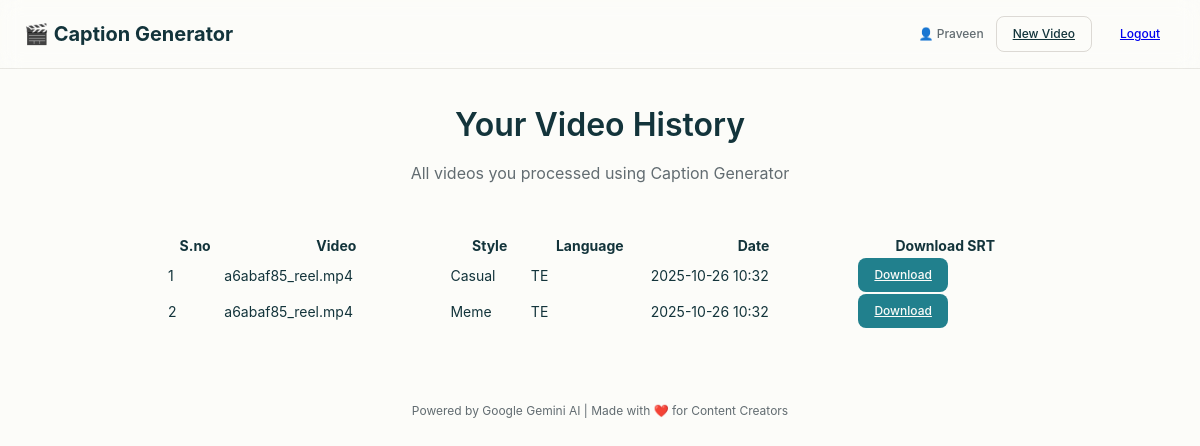
The app's page /history (signed in) with its own data.
### models.py (models this page shows, shortened)
class User(UserMixin, db.Model):
    __tablename__ = 'users'
    id = db.Column(db.Integer, primary_key=True)
    email = db.Column(db.String(120), unique=True, nullable=False, index=True)
    username = db.Column(db.String(80), unique=True, nullable=False)
    password_hash = db.Column(db.String(200), nullable=False)
    created_at = db.Column(db.DateTime, default=datetime.utcnow)
    is_premium = db.Column(db.Boolean, default=False)
    is_admin = db.Column(db.Boolean, default=False)
    videos = db.relationship('VideoProcessing', backref='user', lazy=True, cascade='all, delete-orphan')

class VideoProcessing(db.Model):
    __tablename__ = 'video_processing'
    id = db.Column(db.Integer, primary_key=True)
    user_id = db.Column(db.Integer, db.ForeignKey('users.id'), nullable=False)
    filename = db.Column(db.String(200), nullable=False)
    original_filename = db.Column(db.String(200), nullable=False)
    style = db.Column(db.String(50), nullable=False)
    language = db.Column(db.String(10), nullable=False)
    srt_filename = db.Column(db.String(200))
    processed_at = db.Column(db.DateTime, default=datetime.utcnow)
    duration = db.Column(db.Float)
    status = db.Column(db.String(20), default='completed')

### app.py (the view)
@app.route('/history')
@login_required
def history():
    videos = VideoProcessing.query.filter_by(user_id=current_user.id).order_by(VideoProcessing.processed_at.desc()).all()
    return render_template('history.html', videos=videos, user=current_user)

### app.py (called while the page is built)
@login_manager.user_loader
def load_user(user_id):
    return User.query.get(int(user_id))

### templates/history.html (shortened to what this page needs)
<!DOCTYPE html>
<html lang="en">
<head>
    <link rel="stylesheet" href="{{ url_for('static', filename='css/style.css') }}">
    <link rel="stylesheet" href="{{ url_for('static', filename='css/animations.css') }}">
</head>
<body>
    <nav class="navbar">
        <div class="navbar-container">
            <div class="navbar-brand">
                <h1>🎬 Caption Generator</h1>
            </div>
            <div class="navbar-menu">
                <div class="user-info">
                    <span class="user-name">👤 {{ user.username }}</span>
                    <a href="{{ url_for('index') }}" class="btn btn--sm btn--outline">New Video</a>
                    <a href="{{ url_for('auth.logout') }}" class="btn btn--sm btn--secondary">Logout</a>
                </div>
            </div>
        </div>
    </nav>
    <div class="container">
        <header class="header history-header fade-in">
            <h1>Your Video History</h1>
            <p class="subtitle">All videos you processed using Caption Generator</p>
        </header>
        {% if videos %}
            <table class="history-table fade-in">
                <thead>
                    <tr>
                        <th>S.no</th>
                        <th>Video</th>
                        <th>Style</th>
                        <th>Language</th>
                        <th>Date</th>
                        <th>Download SRT</th>
                    </tr>
                </thead>
                <tbody>
                    {% for video in videos %}
                    <tr>
                        <td>{{ loop.index }}</td>
                        <td>{{ video.original_filename }}</td>
                        <td>{{ video.style.title() }}</td>
                        <td>{{ video.language.upper() }}</td>
                        <td>{{ video.processed_at.strftime("%Y-%m-%d %H:%M") }}</td>
                        <td>
                            {% if video.srt_filename %}
                                <a href="{{ url_for('download_file', filename=video.srt_filename) }}" class="btn btn--sm btn--primary" download>
                                    Download
                                </a>
                            {% else %}
                                <span class="status status--error">Not available</span>
                            {% endif %}
                        </td>
                    </tr>
                    {% endfor %}
                </tbody>
            </table>
        {% endif %}
        <footer class="footer">
            <p>Powered by Google Gemini AI | Made with ❤️ for Content Creators</p>
        </footer>
    </div>
</body>
</html>

### static/css/style.css (style rules this page uses)
:root { --color-white: rgba(255, 255, 255, 1); --color-black: rgba(0, 0, 0, 1); --color-cream-50: rgba(252, 252, 249, 1); --color-cream-100: rgba(255, 255, 253, 1); --color-gray-200: rgba(245, 245, 245, 1); --color-gray-300: rgba(167, 169, 169, 1); --color-gray-400: rgba(119, 124, 124, 1); --color-slate-500: rgba(98, 108, 113, 1); --color-brown-600: rgba(94, 82, 64, 1); --color-charcoal-700: rgba(31, 33, 33, 1); --color-charcoal-800: rgba(38, 40, 40, 1); --color-slate-900: rgba(19, 52, 59, 1); --color-teal-300: rgba(50, 184, 198, 1); --color-teal-400: rgba(45, 166, 178, 1); --color-teal-500: rgba(33, 128, 141, 1); --color-teal-600: rgba(29, 116, 128, 1); --color-teal-700: rgba(26, 104, 115, 1); --color-red-400: rgba(255, 84, 89, 1); --color-red-500: rgba(192, 21, 47, 1); --color-brown-600-rgb: 94, 82, 64; --color-teal-500-rgb: 33, 128, 141; --color-slate-900-rgb: 19, 52, 59; --color-teal-300-rgb: 50, 184, 198; --color-background: var(--color-cream-50); --color-surface: var(--color-cream-100); --color-text: var(--color-slate-900); --color-text-secondary: var(--color-slate-500); --color-primary: var(--color-teal-500); --color-primary-hover: var(--color-teal-600); --color-primary-active: var(--color-teal-700); --color-secondary: rgba(var(--color-brown-600-rgb), 0.12); --color-secondary-hover: rgba(var(--color-brown-600-rgb), 0.2); --color-border: rgba(var(--color-brown-600-rgb), 0.2); --color-btn-primary-text: var(--color-cream-50); --color-card-border: rgba(var(--color-brown-600-rgb), 0.12); --color-error: var(--color-red-500); --color-success: var(--color-teal-500); --font-family-base: -apple-system, BlinkMacSystemFont, "Segoe UI", Roboto, sans-serif; --font-size-sm: 12px; --font-size-base: 14px; --font-size-md: 16px; --font-size-lg: 18px; --font-size-xl: 20px; --font-size-2xl: 24px; --font-size-3xl: 32px; --space-4: 4px; --space-8: 8px; --space-12: 12px; --space-16: 16px; --space-20: 20px; --space-24: 24px; --space-32: 32px; --space-48: 48px; --radius-sm: 6px; --radius-base: 8px; --radius-md: 10px; --radius-lg: 12px; --shadow-sm: 0 1px 3px rgba(0, 0, 0, 0.04), 0 1px 2px rgba(0, 0, 0, 0.02); --shadow-md: 0 4px 6px -1px rgba(0, 0, 0, 0.04), 0 2px 4px -1px rgba(0, 0, 0, 0.02); --duration-fast: 150ms; --duration-normal: 250ms; }
* { margin: 0; padding: 0; box-sizing: border-box; }
body { font-family: var(--font-family-base); font-size: var(--font-size-base); line-height: 1.5; color: var(--color-text); background-color: var(--color-background); -webkit-font-smoothing: antialiased; }
.container { max-width: 900px; margin: 0 auto; padding: var(--space-32) var(--space-16); min-height: 100vh; display: flex; flex-direction: column; }
.header { text-align: center; margin-bottom: var(--space-48); }
.header h1 { font-size: var(--font-size-3xl); font-weight: 600; margin-bottom: var(--space-12); }
.subtitle { font-size: var(--font-size-md); color: var(--color-text-secondary); }
.btn { display: inline-flex; align-items: center; justify-content: center; gap: var(--space-8); padding: var(--space-12) var(--space-24); font-size: var(--font-size-base); font-weight: 500; border-radius: var(--radius-base); border: none; cursor: pointer; transition: all var(--duration-normal); pointer-events: all; }
.btn--primary { background-color: var(--color-primary); color: var(--color-btn-primary-text); }
.btn--outline { background-color: transparent; border: 1px solid var(--color-border); color: var(--color-text); }
.btn--sm { padding: var(--space-8) var(--space-16); font-size: var(--font-size-sm); }
.footer { text-align: center; padding: var(--space-24) 0; color: var(--color-text-secondary); font-size: var(--font-size-sm); margin-top: var(--space-48); }

### static/css/animations.css (style rules this page uses)
.fade-in { animation: fadeIn 0.6s ease-out; }
.navbar { background-color: var(--color-surface); border-bottom: 1px solid var(--color-card-border); padding: var(--space-16) 0; position: sticky; top: 0; z-index: 100; backdrop-filter: blur(10px); background-color: rgba(var(--color-surface), 0.95); animation: slideDown 0.3s ease-out; }
.navbar-container { max-width: 1200px; margin: 0 auto; padding: 0 var(--space-24); display: flex; justify-content: space-between; align-items: center; }
.navbar-brand h1 { font-size: var(--font-size-xl); margin: 0; }
.navbar-menu { display: flex; align-items: center; gap: var(--space-16); }
.user-info { display: flex; align-items: center; gap: var(--space-12); }
.user-name { font-size: var(--font-size-sm); color: var(--color-text-secondary); font-weight: 500; }

### records on screen
User: username "Praveen"
VideoProcessing: original_filename "a6abaf85_reel.mp4", style "Casual", language "TE", processed_at "2025-10-26 10:32"
VideoProcessing: original_filename "a6abaf85_reel.mp4", style "Meme", language "TE", processed_at "2025-10-26 10:32"
